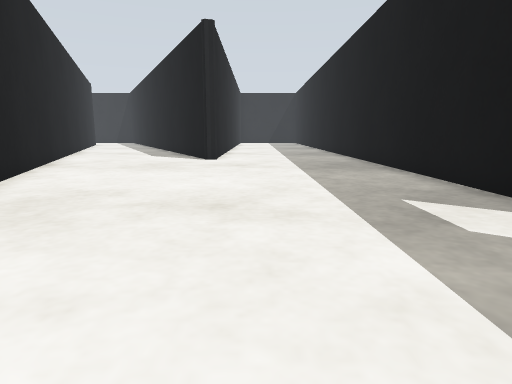
view 1 (above)

24 first-person views from a walk through a Gazebo world. The camera is 0.5 m above the floor, tilts 10° down and sees 75° across. The floor is counted in squares, 0.5 m on a side. Each view is taken from the middle of a square. On the plan, view 1 faces up. The plan holds only what a view shows up to about 12 squares ahead; the rest is blank. The place goes on beyond the plan.

view 2
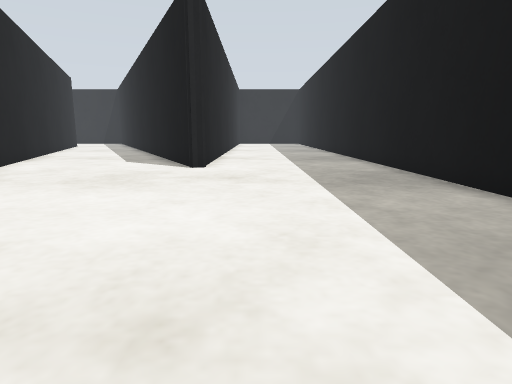

view 3
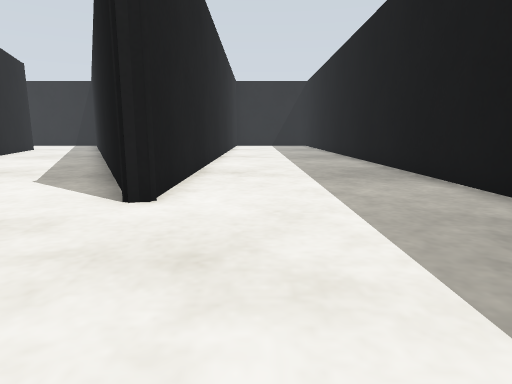

view 4
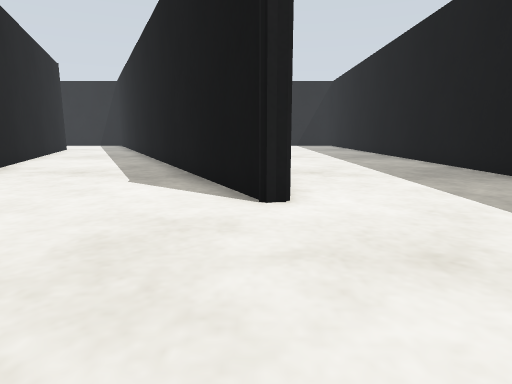

view 5
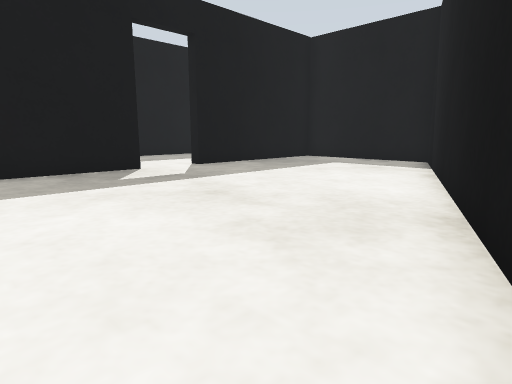

view 6
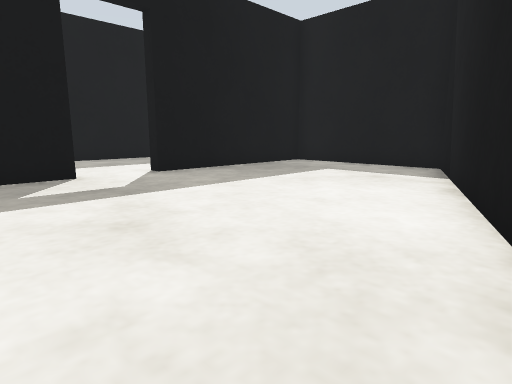

view 7
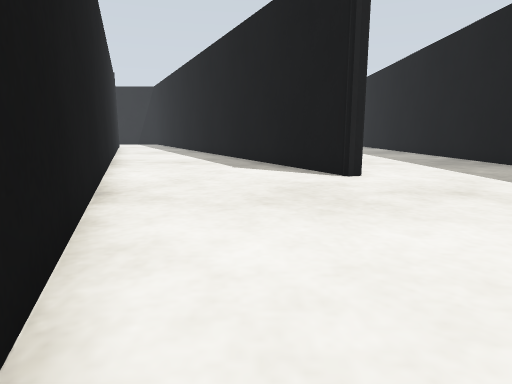

view 8
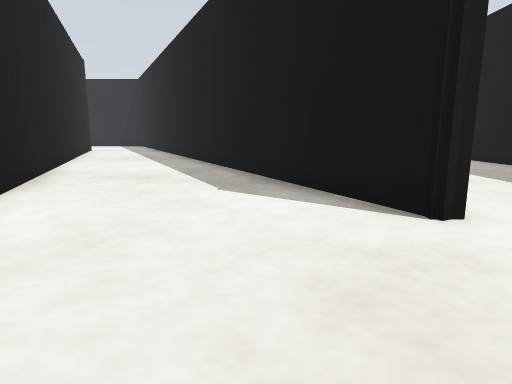

view 9
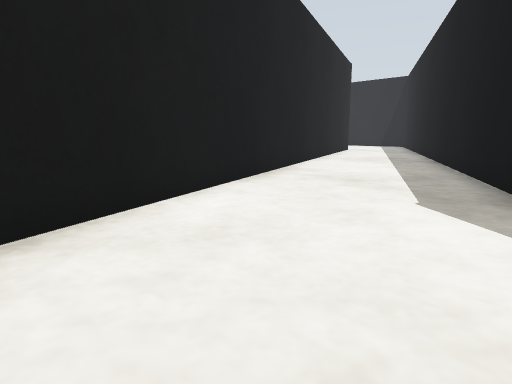

view 10
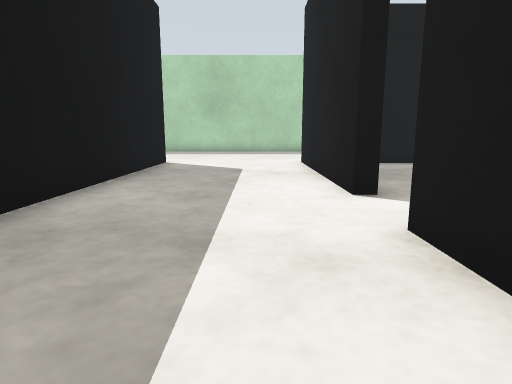

view 11
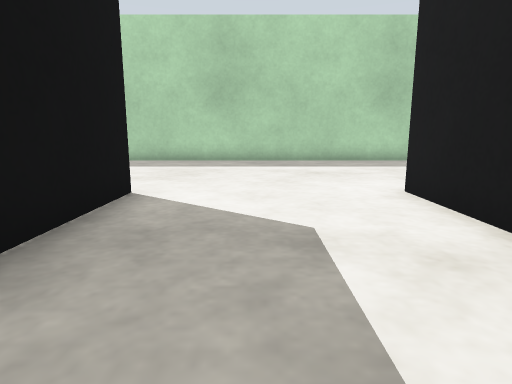

view 12
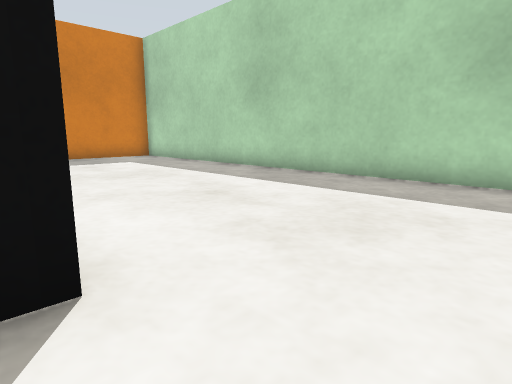

view 13
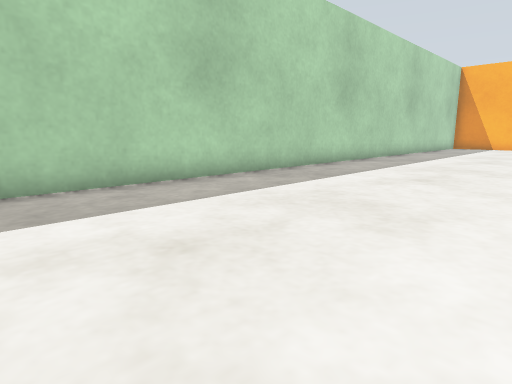

view 14
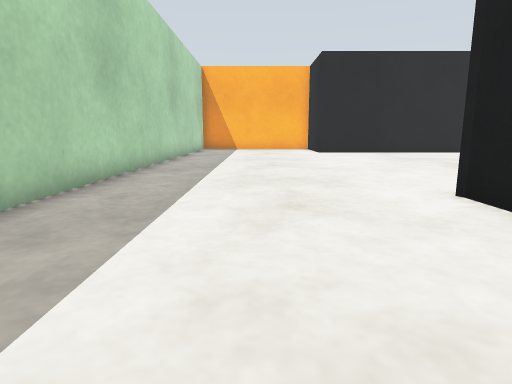

view 15
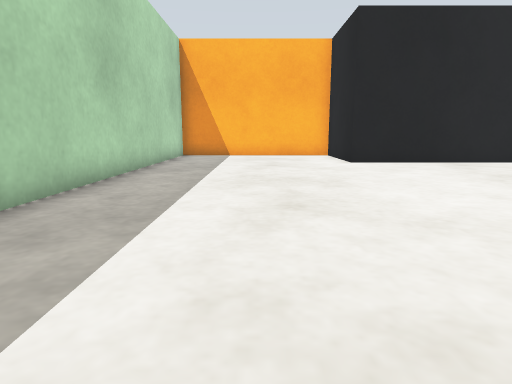

view 16
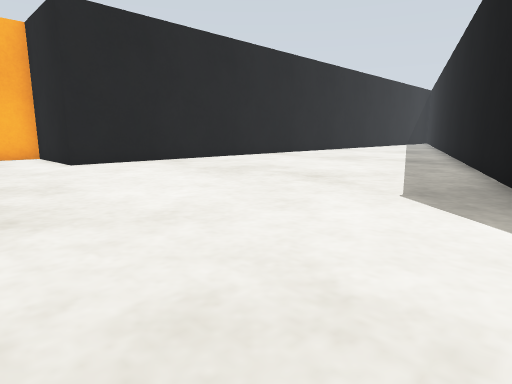

view 17
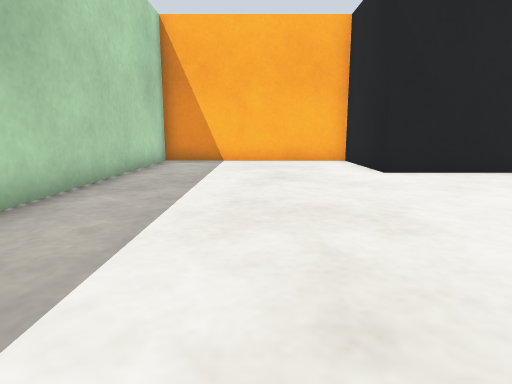

view 18
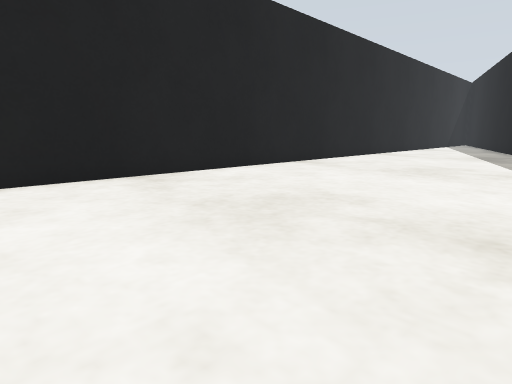

view 19
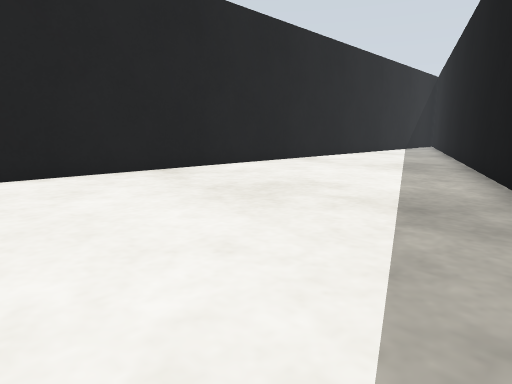

view 20
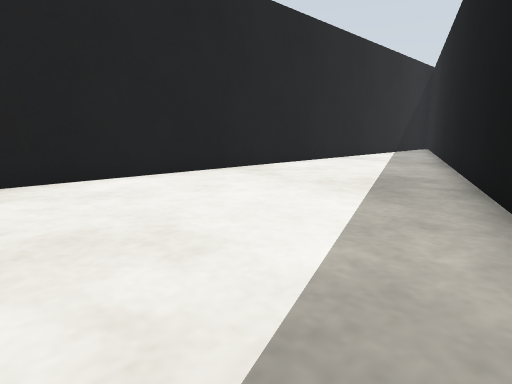

view 21
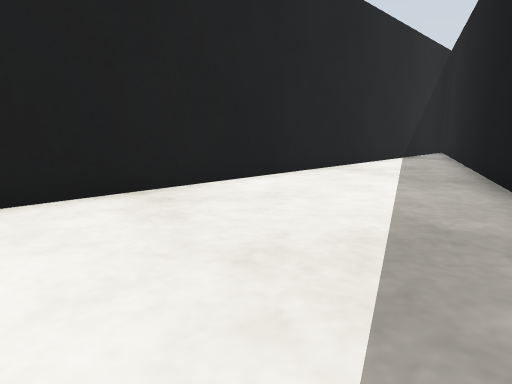

view 22
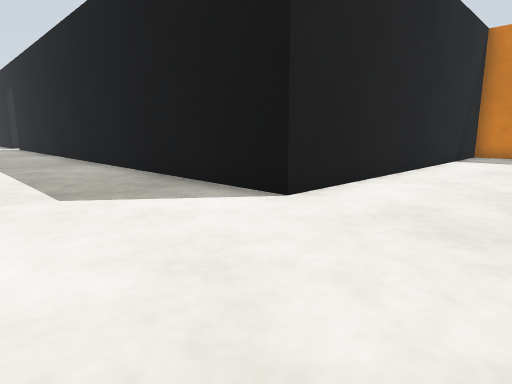

view 23
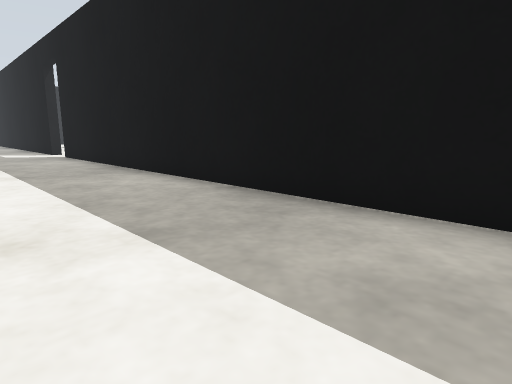

view 24
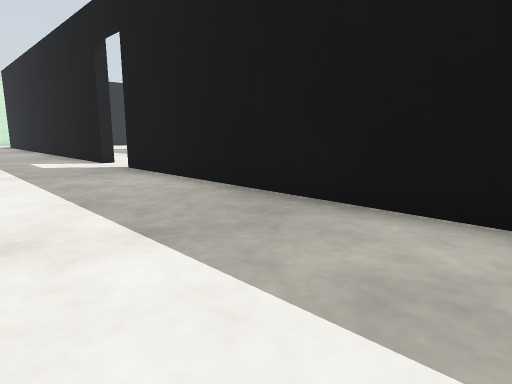

### Floor plan
Points are (right, up) in squares from view 1. A wall is a line through its corners. A room is listed if a view was taken in it or the views show most of it. See-through windows are left out.
Room 1 (views 1, 2, 3, 4, 5, 6, 7, 8, 9)
walls: (-1.8, 12.7) (-6.2, 21.6); (4, 3.5) (4, 21.5); (-1.5, 20.5) (-1.5, 12.9) (-1.7, 12.8) (-1.9, 12.8); (4, -3.9) (4, 1.6); (-10.9, 21.5) (-1, -4.3) (3.6, -4.3)
ways out: open door at (4, 2.5) to room 2
Room 2 (views 10, 11, 12, 13, 14, 15, 16, 17, 18, 19, 20, 21, 22, 23, 24)
walls: (-3, -0.4) (-11.3, 21.5); (-0.1, -4.6) (-1.3, -4.6); (4.4, 1.6) (4.4, -4.7); (19.5, -4.6) (9.1, -4.6) (9.3, 16.6); (9.3, 18.6) (9.3, 20.6); (-13.5, 20.4) (-13.5, -4.6) (-17.3, -4.6) (-17.3, -11.3) (17.6, -11.3)
low walls: (4.4, 5.1) (4.4, 3.6)
ways out: open door at (4, 2.5) to room 1; open door at (9.5, 17.5)

Where each view was taken, in squares from view 1:
view 1: 0 up, 0 right, facing up
view 2: 3 up, 0 right, facing up
view 3: 8 up, 0 right, facing up
view 4: 8 up, 2 left, facing up
view 5: 8 up, 5 left, facing down-right
view 6: 6 up, 4 left, facing down-right
view 7: 5 up, 4 left, facing up
view 8: 9 up, 4 left, facing up
view 9: 10 up, 3 left, facing up-left
view 10: 7 up, 6 right, facing down
view 11: 1 up, 7 right, facing down
view 12: 4 down, 7 right, facing down-right
view 13: 5 down, 7 right, facing down-left
view 14: 8 down, 4 right, facing left
view 15: 8 down, 2 left, facing left
view 16: 8 down, 2 left, facing up-left
view 17: 8 down, 5 left, facing left
view 18: 5 down, 6 left, facing up-left
view 19: 0 up, 5 left, facing up-left
view 20: 4 up, 6 left, facing up-left
view 21: 8 up, 8 left, facing up-left
view 22: 8 down, 5 right, facing up-right
view 23: 1 up, 5 right, facing up-right
view 24: 7 up, 5 right, facing up-right
